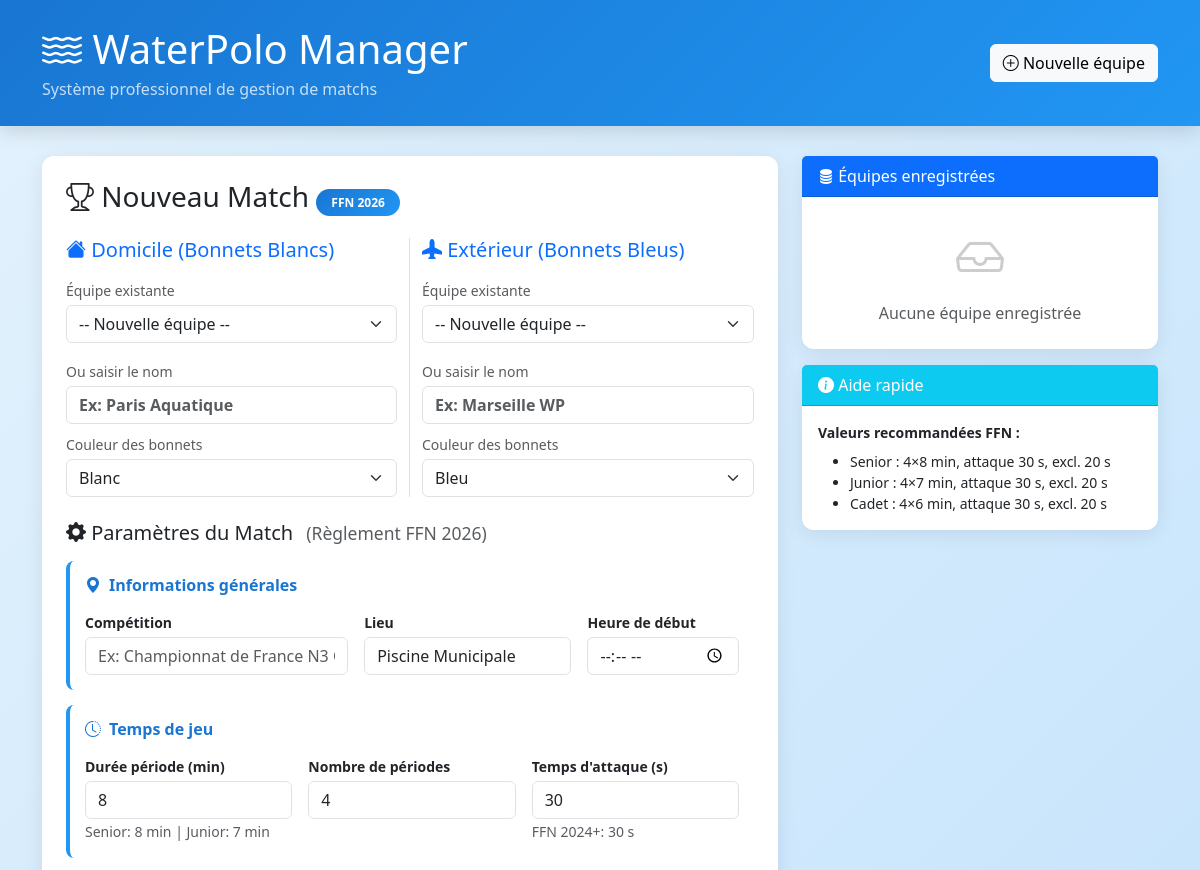
/ (upper part), run on an earlier commit of the app's database.
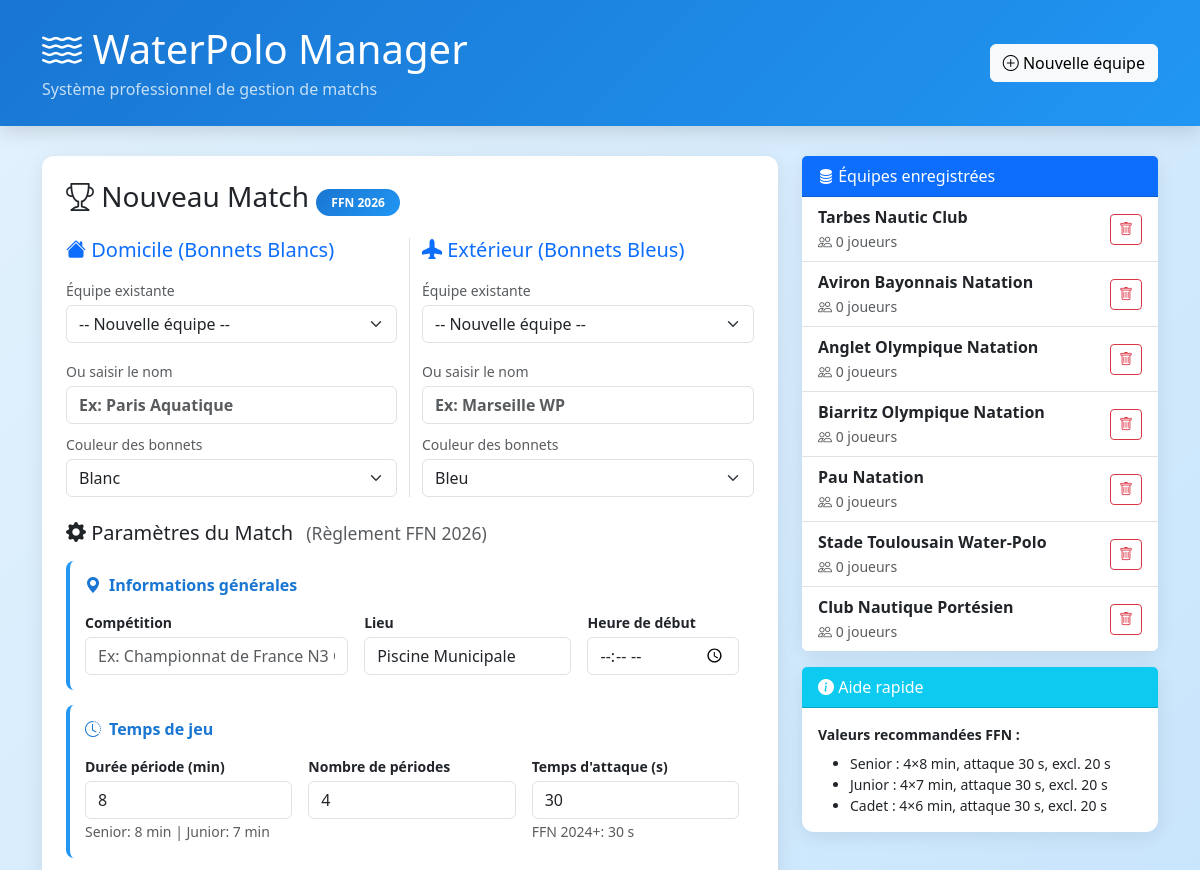
And on a later commit of the database.
### gestion/models.py (models this page shows, shortened)
class Equipe(models.Model):
    nom = models.CharField(max_length=100)
    entraineur = models.CharField(max_length=100, blank=True)

### gestion/views.py (the view, shortened to what this page needs)
# urls.py: path('',                                 views.accueil,           name='accueil'),
def accueil(request):
    equipes_existantes = Equipe.objects.all()
    return render(request, 'gestion/accueil.html', {'equipes': equipes_existantes})

### gestion/templates/gestion/accueil.html (shortened to what the changed rows need)
<!DOCTYPE html>
<html lang="fr">
<head>
    <link href="https://cdn.jsdelivr.net/npm/bootstrap@5.3.0/dist/css/bootstrap.min.css" rel="stylesheet">
    <link rel="stylesheet" href="https://cdn.jsdelivr.net/npm/bootstrap-icons@1.11.0/font/bootstrap-icons.css">
</head>
<body>
<div class="main-header">
    <div class="container">
        <div class="d-flex justify-content-between align-items-center">
            <div>
                <h1 class="mb-1"><i class="bi bi-water"></i> WaterPolo Manager</h1>
            </div>
        </div>
    </div>
</div>
<div class="container">
    <div class="row">
        <div class="col-lg-4">
            <div class="card">
                <div class="list-group list-group-flush" style="max-height: 650px; overflow-y: auto;">
                    {% for eq in equipes %}
                    <div class="list-group-item d-flex justify-content-between align-items-center">
                        <div>
                            <strong class="d-block">{{ eq.nom }}</strong>
                            <small class="text-muted">
                                <i class="bi bi-people"></i>
                                {{ eq.effectif.count }} joueur{{ eq.effectif.count|pluralize }}
                            </small>
                        </div>
                        <form method="post"
                              onsubmit="return confirm('⚠️ Supprimer {{ eq.nom }} ?');"
                              class="d-inline">
                            <button type="submit" class="btn btn-sm btn-outline-danger">
                                <i class="bi bi-trash"></i>
                            </button>
                        </form>
                    </div>
                    {% empty %}
                    <div class="p-4 text-center text-muted">
                        <i class="bi bi-inbox" style="font-size: 3rem; opacity: 0.3;"></i>
                        <p class="mt-2 mb-0">Aucune équipe enregistrée</p>
                    </div>
                    {% endfor %}
                </div>
            </div>
        </div>
    </div>
</div>
</body>
</html>

What changed in the data, as far as the page shows it:
added Equipe: nom "Tarbes Nautic Club", effectif.count "0"
added Equipe: nom "Aviron Bayonnais Natation", effectif.count "0"
added Equipe: nom "Anglet Olympique Natation", effectif.count "0"
added Equipe: nom "Biarritz Olympique Natation", effectif.count "0"
added Equipe: nom "Pau Natation", effectif.count "0"
added Equipe: nom "Stade Toulousain Water-Polo", effectif.count "0"
added Equipe: nom "Club Nautique Portésien", effectif.count "0"
Also different on the page:
text no longer shown: "Aucune équipe enregistrée"
